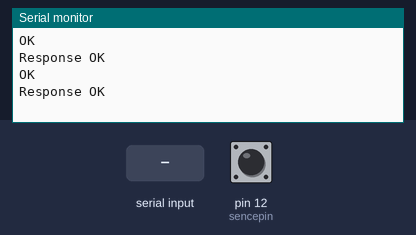
Simulated run of this sketch. Board: Arduino Nano, built with avr-gcc and run on an emulated ATmega328P. Parts: the last lines printed to the serial monitor. Inputs (shaded band) come from the test bench; at power-on: pin 12 (sencepin) HIGH. The modem accepts every AT command (registered, SIM ready, sends succeed) and sends nothing else.

Above: at 1.2 s.
1.3 s: "CONNECT" received over the second serial link
At 2.7 s:
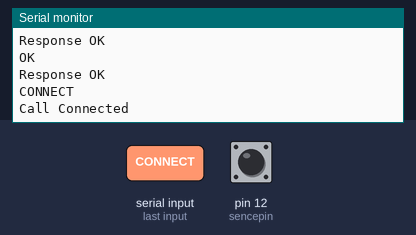
3.8 s: "1" received over the second serial link
At 5.8 s:
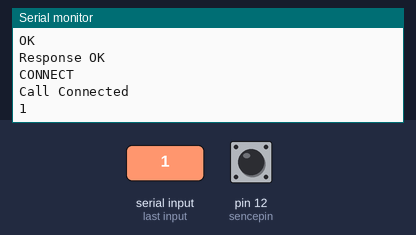
6.2 s: pin 12 (sencepin) pulsed LOW 2 times (0.12 s each, 0.3 s apart)
At 11.6 s:
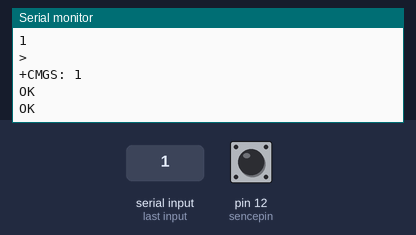

The sketch:

accident_detection_alert.ino
```cpp
/*
  Enhanced Car Safety System
  Accident Detection and Emergency Alert using Arduino Nano + SIMCOM A7670C GSM Module

  Description:
  Monitors a vibration sensor for collision-level impact. On detection, sends an
  SMS alert and places a call to a predefined emergency contact number using the
  SIMCOM A7670C GSM module over UART with AT commands.

  Hardware:
    - Arduino Nano (ATmega328P)
    - SIMCOM A7670C GSM Module
    - REES52 Vibration Sensor
    - LM2596 Buck Converter
    - Li-ion Battery power supply

  NOTE: Replace "XXXXXXXXXX" below with your actual emergency contact number
  before uploading.
*/

#include <SoftwareSerial.h>

SoftwareSerial SIM7670Serial(2, 3); // RX, TX
int sencepin = 12;
int sencev;

void sendATCommand(const char* cmd, const char* expectedResponse, unsigned long timeout) {
  SIM7670Serial.println(cmd);
  String response = "";
  unsigned long startTime = millis();
  bool responseOK = false;

  while (millis() - startTime < timeout) {
    while (SIM7670Serial.available() > 0) {
      char c = SIM7670Serial.read();
      response += c;
    }
    if (response.indexOf(expectedResponse) != -1) {
      responseOK = true;
      break; // found it
    }
  }
  Serial.println(response);

  if (responseOK)
    Serial.println("Response OK");
  else
    Serial.println("Timeout without expected Response");
}

void setup() {
  Serial.begin(115200);
  SIM7670Serial.begin(115200);
  pinMode(sencepin, INPUT);

  sendATCommand("AT+CGMM", "OK", 1000);   // check communication
  sendATCommand("AT+CMGF=1", "OK", 1000); // set SMS format to text
}

void sendSMS(String number, String message) {
  String cmd = "AT+CMGS=\"" + number + "\"\r\n";
  SIM7670Serial.print(cmd);
  delay(100);
  SIM7670Serial.println(message);
  delay(100);
  SIM7670Serial.write(0x1A); // send ctrl-z to terminate SMS
  delay(100);
}

void loop() {
  sencev = digitalRead(sencepin);

  if (sencev == 0) {
    sendSMS("XXXXXXXXXX", "Emergency");
    SIM7670Serial.println("ATD +91XXXXXXXXXX;");
    delay(3000);
  }

  if (SIM7670Serial.available()) {
    String response = SIM7670Serial.readString();
    Serial.println(response);

    // Check if the response indicates a call has been connected
    if (response.indexOf("CONNECT") != -1) {
      Serial.println("Call Connected");
      // Add code here to perform actions during the call
    }
  }
}
```

Measured:
- after the input at 1.3 s, the serial monitor: prints a new line after 1.0 s (image 1)
- after the input at 3.8 s, the serial monitor: prints a new line after 1.0 s (image 2)
- after the input at 6.2 s, the serial monitor: prints a new line after 4.3 s (image 3)
